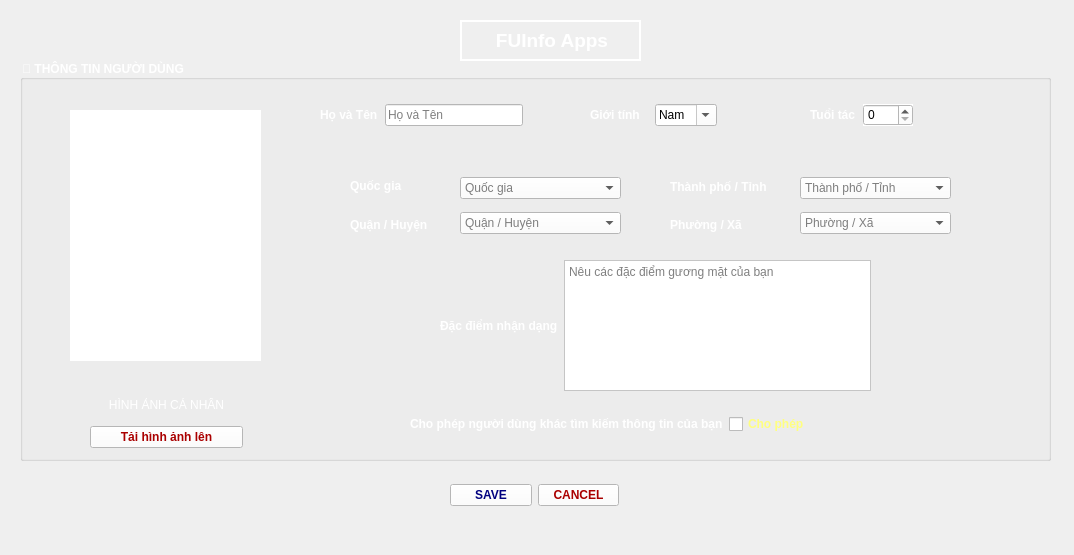
<?xml version="1.0" encoding="UTF-8"?>
<ui version="4.0">
 <class>Info_Users_Page</class>
 <widget class="QMainWindow" name="Info_Users_Page">
  <property name="geometry">
   <rect>
    <x>0</x>
    <y>0</y>
    <width>1074</width>
    <height>555</height>
   </rect>
  </property>
  <property name="windowTitle">
   <string>MainWindow</string>
  </property>
  <property name="autoFillBackground">
   <bool>true</bool>
  </property>
  <property name="documentMode">
   <bool>true</bool>
  </property>
  <widget class="QWidget" name="centralwidget">
   <widget class="QGroupBox" name="users_info">
    <property name="geometry">
     <rect>
      <x>20</x>
      <y>60</y>
      <width>1031</width>
      <height>401</height>
     </rect>
    </property>
    <property name="font">
     <font>
      <family>Segoe UI</family>
      <pointsize>9</pointsize>
      <italic>false</italic>
      <bold>true</bold>
     </font>
    </property>
    <property name="mouseTracking">
     <bool>true</bool>
    </property>
    <property name="tabletTracking">
     <bool>true</bool>
    </property>
    <property name="acceptDrops">
     <bool>true</bool>
    </property>
    <property name="autoFillBackground">
     <bool>false</bool>
    </property>
    <property name="styleSheet">
     <string notr="true">font: 700 9pt &quot;Segoe UI&quot;;
color: rgb(255, 255, 255);</string>
    </property>
    <property name="title">
     <string>👨 THÔNG TIN NGƯỜI DÙNG</string>
    </property>
    <property name="checkable">
     <bool>false</bool>
    </property>
    <widget class="QWidget" name="horizontalLayoutWidget">
     <property name="geometry">
      <rect>
       <x>790</x>
       <y>40</y>
       <width>103</width>
       <height>30</height>
      </rect>
     </property>
     <layout class="QHBoxLayout" name="age_box">
      <property name="spacing">
       <number>2</number>
      </property>
      <item>
       <widget class="QLabel" name="age_landmark">
        <property name="font">
         <font>
          <family>Segoe UI</family>
          <pointsize>9</pointsize>
          <italic>false</italic>
          <bold>true</bold>
         </font>
        </property>
        <property name="styleSheet">
         <string notr="true">color: rgb(255, 255, 255);
font: 700 9pt &quot;Segoe UI&quot;;</string>
        </property>
        <property name="text">
         <string>Tuổi tác</string>
        </property>
       </widget>
      </item>
      <item>
       <widget class="QSpinBox" name="age_range">
        <property name="autoFillBackground">
         <bool>true</bool>
        </property>
        <property name="styleSheet">
         <string notr="true">color: rgb(0, 0, 0);
background-color: rgb(255, 255, 255);
font: 9pt &quot;Segoe UI&quot;;</string>
        </property>
        <property name="accelerated">
         <bool>false</bool>
        </property>
        <property name="showGroupSeparator" stdset="0">
         <bool>true</bool>
        </property>
       </widget>
      </item>
     </layout>
    </widget>
    <widget class="QWidget" name="horizontalLayoutWidget_2">
     <property name="geometry">
      <rect>
       <x>570</x>
       <y>40</y>
       <width>127</width>
       <height>30</height>
      </rect>
     </property>
     <layout class="QHBoxLayout" name="sex_box">
      <property name="spacing">
       <number>2</number>
      </property>
      <item>
       <widget class="QLabel" name="gioi_tinh_label">
        <property name="font">
         <font>
          <family>Segoe UI</family>
          <pointsize>9</pointsize>
          <italic>false</italic>
          <bold>true</bold>
         </font>
        </property>
        <property name="styleSheet">
         <string notr="true">font: 700 9pt &quot;Segoe UI&quot;;
color: rgb(255, 255, 255);</string>
        </property>
        <property name="text">
         <string>Giới tính</string>
        </property>
       </widget>
      </item>
      <item>
       <widget class="QComboBox" name="gioi_tinh_box">
        <property name="font">
         <font>
          <family>Segoe UI</family>
          <pointsize>9</pointsize>
          <italic>false</italic>
          <bold>false</bold>
         </font>
        </property>
        <property name="mouseTracking">
         <bool>true</bool>
        </property>
        <property name="tabletTracking">
         <bool>true</bool>
        </property>
        <property name="styleSheet">
         <string notr="true">color: rgb(0, 0, 0);
background-color: rgb(255, 255, 255);
font: 9pt &quot;Segoe UI&quot;;</string>
        </property>
        <property name="editable">
         <bool>true</bool>
        </property>
        <property name="currentText">
         <string>Nam</string>
        </property>
        <property name="insertPolicy">
         <enum>QComboBox::NoInsert</enum>
        </property>
        <item>
         <property name="text">
          <string>Nam</string>
         </property>
        </item>
        <item>
         <property name="text">
          <string>Nữ</string>
         </property>
        </item>
        <item>
         <property name="text">
          <string/>
         </property>
         <property name="icon">
          <iconset theme="accessories-calculator"/>
         </property>
        </item>
       </widget>
      </item>
     </layout>
    </widget>
    <widget class="QWidget" name="verticalLayoutWidget_2">
     <property name="geometry">
      <rect>
       <x>330</x>
       <y>110</y>
       <width>111</width>
       <height>71</height>
      </rect>
     </property>
     <layout class="QVBoxLayout" name="group_2">
      <item>
       <widget class="QLabel" name="nation_label">
        <property name="font">
         <font>
          <family>Segoe UI</family>
          <pointsize>9</pointsize>
          <italic>false</italic>
          <bold>true</bold>
         </font>
        </property>
        <property name="styleSheet">
         <string notr="true">font: 700 9pt &quot;Segoe UI&quot;;
color: rgb(255, 255, 255);</string>
        </property>
        <property name="text">
         <string>&lt;html&gt;&lt;head/&gt;&lt;body&gt;&lt;p&gt;Quốc gia&lt;/p&gt;&lt;/body&gt;&lt;/html&gt;</string>
        </property>
       </widget>
      </item>
      <item>
       <widget class="QLabel" name="district_label">
        <property name="font">
         <font>
          <family>Segoe UI</family>
          <pointsize>9</pointsize>
          <italic>false</italic>
          <bold>true</bold>
         </font>
        </property>
        <property name="styleSheet">
         <string notr="true">color: rgb(255, 255, 255);
font: 700 9pt &quot;Segoe UI&quot;;</string>
        </property>
        <property name="text">
         <string>Quận / Huyện</string>
        </property>
       </widget>
      </item>
     </layout>
    </widget>
    <widget class="QWidget" name="verticalLayoutWidget_3">
     <property name="geometry">
      <rect>
       <x>650</x>
       <y>110</y>
       <width>131</width>
       <height>71</height>
      </rect>
     </property>
     <layout class="QVBoxLayout" name="verticalLayout_3">
      <item>
       <widget class="QLabel" name="city_label">
        <property name="font">
         <font>
          <family>Segoe UI</family>
          <pointsize>9</pointsize>
          <italic>false</italic>
          <bold>true</bold>
         </font>
        </property>
        <property name="styleSheet">
         <string notr="true">color: rgb(255, 255, 255);
font: 700 9pt &quot;Segoe UI&quot;;</string>
        </property>
        <property name="text">
         <string>Thành phố / Tỉnh</string>
        </property>
       </widget>
      </item>
      <item>
       <widget class="QLabel" name="ward">
        <property name="font">
         <font>
          <family>Segoe UI</family>
          <pointsize>9</pointsize>
          <italic>false</italic>
          <bold>true</bold>
         </font>
        </property>
        <property name="styleSheet">
         <string notr="true">color: rgb(255, 255, 255);
font: 700 9pt &quot;Segoe UI&quot;;</string>
        </property>
        <property name="text">
         <string>Phường / Xã</string>
        </property>
       </widget>
      </item>
     </layout>
    </widget>
    <widget class="QWidget" name="verticalLayoutWidget_5">
     <property name="geometry">
      <rect>
       <x>780</x>
       <y>110</y>
       <width>151</width>
       <height>71</height>
      </rect>
     </property>
     <layout class="QVBoxLayout" name="verticalLayout_5">
      <item>
       <widget class="QComboBox" name="city_box">
        <property name="acceptDrops">
         <bool>false</bool>
        </property>
        <property name="styleSheet">
         <string notr="true">color: rgb(0, 0, 0);
background-color: rgb(255, 255, 255);
font: 9pt &quot;Segoe UI&quot;;</string>
        </property>
        <property name="insertPolicy">
         <enum>QComboBox::InsertAlphabetically</enum>
        </property>
        <property name="sizeAdjustPolicy">
         <enum>QComboBox::AdjustToContents</enum>
        </property>
        <property name="placeholderText">
         <string>Thành phố / Tỉnh</string>
        </property>
       </widget>
      </item>
      <item>
       <widget class="QComboBox" name="ward_box">
        <property name="styleSheet">
         <string notr="true">color: rgb(0, 0, 0);
background-color: rgb(255, 255, 255);
font: 9pt &quot;Segoe UI&quot;;</string>
        </property>
        <property name="insertPolicy">
         <enum>QComboBox::NoInsert</enum>
        </property>
        <property name="sizeAdjustPolicy">
         <enum>QComboBox::AdjustToContents</enum>
        </property>
        <property name="placeholderText">
         <string>Phường / Xã</string>
        </property>
       </widget>
      </item>
     </layout>
    </widget>
    <widget class="QLabel" name="line_ava">
     <property name="geometry">
      <rect>
       <x>30</x>
       <y>30</y>
       <width>231</width>
       <height>291</height>
      </rect>
     </property>
     <property name="mouseTracking">
      <bool>true</bool>
     </property>
     <property name="tabletTracking">
      <bool>true</bool>
     </property>
     <property name="acceptDrops">
      <bool>true</bool>
     </property>
     <property name="autoFillBackground">
      <bool>false</bool>
     </property>
     <property name="styleSheet">
      <string notr="true"/>
     </property>
     <property name="text">
      <string/>
     </property>
     <property name="pixmap">
      <pixmap>picture/new_img.png</pixmap>
     </property>
     <property name="scaledContents">
      <bool>true</bool>
     </property>
     <property name="wordWrap">
      <bool>true</bool>
     </property>
     <property name="openExternalLinks">
      <bool>true</bool>
     </property>
    </widget>
    <widget class="QWidget" name="horizontalLayoutWidget_3">
     <property name="geometry">
      <rect>
       <x>300</x>
       <y>40</y>
       <width>203</width>
       <height>30</height>
      </rect>
     </property>
     <layout class="QHBoxLayout" name="name_box">
      <property name="spacing">
       <number>7</number>
      </property>
      <item>
       <widget class="QLabel" name="ho_ten_label">
        <property name="font">
         <font>
          <family>Segoe UI</family>
          <pointsize>9</pointsize>
          <italic>false</italic>
          <bold>true</bold>
         </font>
        </property>
        <property name="styleSheet">
         <string notr="true">color: rgb(0, 0, 0);
font: 700 9pt &quot;Segoe UI&quot;;</string>
        </property>
        <property name="text">
         <string>&lt;html&gt;&lt;head/&gt;&lt;body&gt;&lt;p&gt;&lt;span style=&quot; color:#ffffff;&quot;&gt;Họ và Tên&lt;/span&gt;&lt;/p&gt;&lt;/body&gt;&lt;/html&gt;</string>
        </property>
       </widget>
      </item>
      <item>
       <widget class="QLineEdit" name="ho_ten">
        <property name="styleSheet">
         <string notr="true">color: rgb(0, 0, 0);
background-color: rgb(255, 255, 255);
font: 9pt &quot;Segoe UI&quot;;
</string>
        </property>
        <property name="placeholderText">
         <string>Họ và Tên</string>
        </property>
       </widget>
      </item>
     </layout>
    </widget>
    <widget class="QWidget" name="verticalLayoutWidget_4">
     <property name="geometry">
      <rect>
       <x>440</x>
       <y>110</y>
       <width>161</width>
       <height>71</height>
      </rect>
     </property>
     <layout class="QVBoxLayout" name="group_1">
      <item>
       <widget class="QComboBox" name="nation_box">
        <property name="styleSheet">
         <string notr="true">color: rgb(0, 0, 0);
background-color: rgb(255, 255, 255);
font: 9pt &quot;Segoe UI&quot;;</string>
        </property>
        <property name="placeholderText">
         <string>Quốc gia</string>
        </property>
       </widget>
      </item>
      <item>
       <widget class="QComboBox" name="district_box">
        <property name="styleSheet">
         <string notr="true">color: rgb(0, 0, 0);
background-color: rgb(255, 255, 255);
font: 9pt &quot;Segoe UI&quot;;</string>
        </property>
        <property name="sizeAdjustPolicy">
         <enum>QComboBox::AdjustToContents</enum>
        </property>
        <property name="placeholderText">
         <string>Quận / Huyện</string>
        </property>
       </widget>
      </item>
     </layout>
    </widget>
    <widget class="QWidget" name="verticalLayoutWidget">
     <property name="geometry">
      <rect>
       <x>70</x>
       <y>330</y>
       <width>153</width>
       <height>58</height>
      </rect>
     </property>
     <layout class="QVBoxLayout" name="verticalLayout">
      <item>
       <widget class="QLabel" name="hinh_anh_ca_nha">
        <property name="text">
         <string>&lt;html&gt;&lt;head/&gt;&lt;body&gt;&lt;p align=&quot;center&quot;&gt;HÌNH ẢNH CÁ NHÂN&lt;/p&gt;&lt;/body&gt;&lt;/html&gt;</string>
        </property>
       </widget>
      </item>
      <item>
       <widget class="QPushButton" name="download_pic">
        <property name="font">
         <font>
          <family>Segoe UI</family>
          <pointsize>9</pointsize>
          <italic>false</italic>
          <bold>true</bold>
         </font>
        </property>
        <property name="styleSheet">
         <string notr="true">color: rgb(170, 0, 0);
background-color: rgb(255, 255, 255);
font: 700 9pt &quot;Segoe UI&quot;;</string>
        </property>
        <property name="text">
         <string>Tải hình ảnh lên</string>
        </property>
       </widget>
      </item>
     </layout>
    </widget>
    <widget class="QLabel" name="label_user_img">
     <property name="geometry">
      <rect>
       <x>50</x>
       <y>50</y>
       <width>191</width>
       <height>251</height>
      </rect>
     </property>
     <property name="autoFillBackground">
      <bool>false</bool>
     </property>
     <property name="styleSheet">
      <string notr="true">background-color: rgb(255, 255, 255);</string>
     </property>
     <property name="text">
      <string/>
     </property>
     <property name="pixmap">
      <pixmap>picture/demo_ava.jpg</pixmap>
     </property>
     <property name="scaledContents">
      <bool>true</bool>
     </property>
     <property name="wordWrap">
      <bool>true</bool>
     </property>
    </widget>
    <widget class="QWidget" name="horizontalLayoutWidget_5">
     <property name="geometry">
      <rect>
       <x>390</x>
       <y>350</y>
       <width>484</width>
       <height>28</height>
      </rect>
     </property>
     <layout class="QHBoxLayout" name="allowed_finding">
      <item>
       <widget class="QLabel" name="allowed_label">
        <property name="font">
         <font>
          <family>Segoe UI</family>
          <pointsize>9</pointsize>
          <italic>false</italic>
          <bold>true</bold>
         </font>
        </property>
        <property name="styleSheet">
         <string notr="true">font: 700 9pt &quot;Segoe UI&quot;;
color: rgb(255, 255, 255);</string>
        </property>
        <property name="text">
         <string>Cho phép người dùng khác tìm kiếm thông tin của bạn</string>
        </property>
       </widget>
      </item>
      <item>
       <widget class="QCheckBox" name="is_allowed">
        <property name="font">
         <font>
          <family>Segoe UI</family>
          <pointsize>9</pointsize>
          <italic>false</italic>
          <bold>true</bold>
         </font>
        </property>
        <property name="styleSheet">
         <string notr="true">font: 700 9pt &quot;Segoe UI&quot;;
color: rgb(255, 255, 127);</string>
        </property>
        <property name="text">
         <string>Cho phép</string>
        </property>
       </widget>
      </item>
     </layout>
    </widget>
    <widget class="QWidget" name="horizontalLayoutWidget_4">
     <property name="geometry">
      <rect>
       <x>420</x>
       <y>200</y>
       <width>431</width>
       <height>131</height>
      </rect>
     </property>
     <layout class="QHBoxLayout" name="face_feature">
      <item>
       <widget class="QLabel" name="info_face_label">
        <property name="font">
         <font>
          <family>Segoe UI</family>
          <pointsize>9</pointsize>
          <italic>false</italic>
          <bold>true</bold>
         </font>
        </property>
        <property name="styleSheet">
         <string notr="true">font: 700 9pt &quot;Segoe UI&quot;;
color: rgb(255, 255, 255);</string>
        </property>
        <property name="text">
         <string>Đặc điểm nhận dạng</string>
        </property>
       </widget>
      </item>
      <item>
       <widget class="QTextEdit" name="info_face_text">
        <property name="styleSheet">
         <string notr="true">color: rgb(0, 0, 0);
background-color: rgb(255, 255, 255);
font: 9pt &quot;Segoe UI&quot;;</string>
        </property>
        <property name="placeholderText">
         <string>Nêu các đặc điểm gương mặt của bạn</string>
        </property>
       </widget>
      </item>
     </layout>
    </widget>
    <widget class="QLabel" name="astronaunt_icon">
     <property name="geometry">
      <rect>
       <x>860</x>
       <y>190</y>
       <width>151</width>
       <height>141</height>
      </rect>
     </property>
     <property name="autoFillBackground">
      <bool>false</bool>
     </property>
     <property name="text">
      <string/>
     </property>
     <property name="pixmap">
      <pixmap>picture/image.png</pixmap>
     </property>
     <property name="scaledContents">
      <bool>true</bool>
     </property>
     <property name="wordWrap">
      <bool>true</bool>
     </property>
     <property name="openExternalLinks">
      <bool>true</bool>
     </property>
    </widget>
    <widget class="QLabel" name="start_icon">
     <property name="geometry">
      <rect>
       <x>260</x>
       <y>270</y>
       <width>151</width>
       <height>131</height>
      </rect>
     </property>
     <property name="autoFillBackground">
      <bool>false</bool>
     </property>
     <property name="text">
      <string/>
     </property>
     <property name="pixmap">
      <pixmap>picture/icon_start.png</pixmap>
     </property>
     <property name="scaledContents">
      <bool>true</bool>
     </property>
     <property name="wordWrap">
      <bool>true</bool>
     </property>
     <property name="openExternalLinks">
      <bool>true</bool>
     </property>
    </widget>
    <widget class="QLabel" name="ship_icon">
     <property name="geometry">
      <rect>
       <x>930</x>
       <y>0</y>
       <width>100</width>
       <height>100</height>
      </rect>
     </property>
     <property name="autoFillBackground">
      <bool>false</bool>
     </property>
     <property name="text">
      <string/>
     </property>
     <property name="pixmap">
      <pixmap>picture/ship.png</pixmap>
     </property>
     <property name="scaledContents">
      <bool>true</bool>
     </property>
     <property name="wordWrap">
      <bool>true</bool>
     </property>
     <property name="openExternalLinks">
      <bool>true</bool>
     </property>
    </widget>
    <zorder>label_user_img</zorder>
    <zorder>horizontalLayoutWidget</zorder>
    <zorder>horizontalLayoutWidget_2</zorder>
    <zorder>verticalLayoutWidget_2</zorder>
    <zorder>verticalLayoutWidget_3</zorder>
    <zorder>verticalLayoutWidget_5</zorder>
    <zorder>horizontalLayoutWidget_3</zorder>
    <zorder>verticalLayoutWidget_4</zorder>
    <zorder>verticalLayoutWidget</zorder>
    <zorder>horizontalLayoutWidget_5</zorder>
    <zorder>horizontalLayoutWidget_4</zorder>
    <zorder>astronaunt_icon</zorder>
    <zorder>start_icon</zorder>
    <zorder>line_ava</zorder>
    <zorder>ship_icon</zorder>
   </widget>
   <widget class="QWidget" name="horizontalLayoutWidget_7">
    <property name="geometry">
     <rect>
      <x>450</x>
      <y>480</y>
      <width>169</width>
      <height>31</height>
     </rect>
    </property>
    <layout class="QHBoxLayout" name="exit_page">
     <item>
      <widget class="QPushButton" name="apply_button">
       <property name="font">
        <font>
         <bold>true</bold>
        </font>
       </property>
       <property name="styleSheet">
        <string notr="true">color: rgb(85, 255, 255);
color: rgb(0, 0, 127);
background-color: rgb(255, 255, 255);</string>
       </property>
       <property name="text">
        <string>SAVE</string>
       </property>
      </widget>
     </item>
     <item>
      <widget class="QPushButton" name="cancel_button">
       <property name="font">
        <font>
         <bold>true</bold>
        </font>
       </property>
       <property name="styleSheet">
        <string notr="true">color: rgb(170, 0, 0);
background-color: rgb(255, 255, 255);</string>
       </property>
       <property name="text">
        <string>CANCEL</string>
       </property>
      </widget>
     </item>
    </layout>
   </widget>
   <widget class="QLabel" name="label_6">
    <property name="geometry">
     <rect>
      <x>0</x>
      <y>0</y>
      <width>1074</width>
      <height>555</height>
     </rect>
    </property>
    <property name="mouseTracking">
     <bool>true</bool>
    </property>
    <property name="tabletTracking">
     <bool>true</bool>
    </property>
    <property name="acceptDrops">
     <bool>true</bool>
    </property>
    <property name="autoFillBackground">
     <bool>true</bool>
    </property>
    <property name="text">
     <string/>
    </property>
    <property name="pixmap">
     <pixmap>picture/272978352_763691.jpg</pixmap>
    </property>
    <property name="scaledContents">
     <bool>true</bool>
    </property>
    <property name="wordWrap">
     <bool>true</bool>
    </property>
    <property name="openExternalLinks">
     <bool>true</bool>
    </property>
   </widget>
   <widget class="QLabel" name="astronaunt_back">
    <property name="geometry">
     <rect>
      <x>890</x>
      <y>340</y>
      <width>251</width>
      <height>291</height>
     </rect>
    </property>
    <property name="autoFillBackground">
     <bool>false</bool>
    </property>
    <property name="text">
     <string/>
    </property>
    <property name="pixmap">
     <pixmap>picture/astronaunt_background.png</pixmap>
    </property>
    <property name="scaledContents">
     <bool>true</bool>
    </property>
    <property name="wordWrap">
     <bool>true</bool>
    </property>
    <property name="openExternalLinks">
     <bool>true</bool>
    </property>
   </widget>
   <widget class="QLabel" name="label_10">
    <property name="geometry">
     <rect>
      <x>630</x>
      <y>0</y>
      <width>101</width>
      <height>81</height>
     </rect>
    </property>
    <property name="autoFillBackground">
     <bool>false</bool>
    </property>
    <property name="text">
     <string/>
    </property>
    <property name="pixmap">
     <pixmap>picture/star_line_2.png</pixmap>
    </property>
    <property name="scaledContents">
     <bool>true</bool>
    </property>
    <property name="wordWrap">
     <bool>true</bool>
    </property>
    <property name="openExternalLinks">
     <bool>true</bool>
    </property>
   </widget>
   <widget class="QLabel" name="label_5">
    <property name="geometry">
     <rect>
      <x>460</x>
      <y>20</y>
      <width>181</width>
      <height>41</height>
     </rect>
    </property>
    <property name="styleSheet">
     <string notr="true">color: rgb(255, 255, 255);
border-color: rgb(255, 255, 255);</string>
    </property>
    <property name="frameShape">
     <enum>QFrame::WinPanel</enum>
    </property>
    <property name="text">
     <string>&lt;html&gt;&lt;head/&gt;&lt;body&gt;&lt;p align=&quot;center&quot;&gt;&lt;span style=&quot; font-size:14pt; font-weight:700; color:#ffffff;&quot;&gt;FUInfo Apps&lt;/span&gt;&lt;/p&gt;&lt;/body&gt;&lt;/html&gt;</string>
    </property>
   </widget>
   <widget class="QLabel" name="label_4">
    <property name="geometry">
     <rect>
      <x>370</x>
      <y>0</y>
      <width>101</width>
      <height>81</height>
     </rect>
    </property>
    <property name="text">
     <string/>
    </property>
    <property name="pixmap">
     <pixmap>picture/star_line.png</pixmap>
    </property>
    <property name="scaledContents">
     <bool>true</bool>
    </property>
    <property name="wordWrap">
     <bool>true</bool>
    </property>
    <property name="openExternalLinks">
     <bool>true</bool>
    </property>
   </widget>
   <zorder>label_6</zorder>
   <zorder>users_info</zorder>
   <zorder>horizontalLayoutWidget_7</zorder>
   <zorder>astronaunt_back</zorder>
   <zorder>label_10</zorder>
   <zorder>label_5</zorder>
   <zorder>label_4</zorder>
  </widget>
  <widget class="QMenuBar" name="menubar">
   <property name="geometry">
    <rect>
     <x>0</x>
     <y>0</y>
     <width>1074</width>
     <height>25</height>
    </rect>
   </property>
  </widget>
 </widget>
 <resources/>
 <connections/>
</ui>
